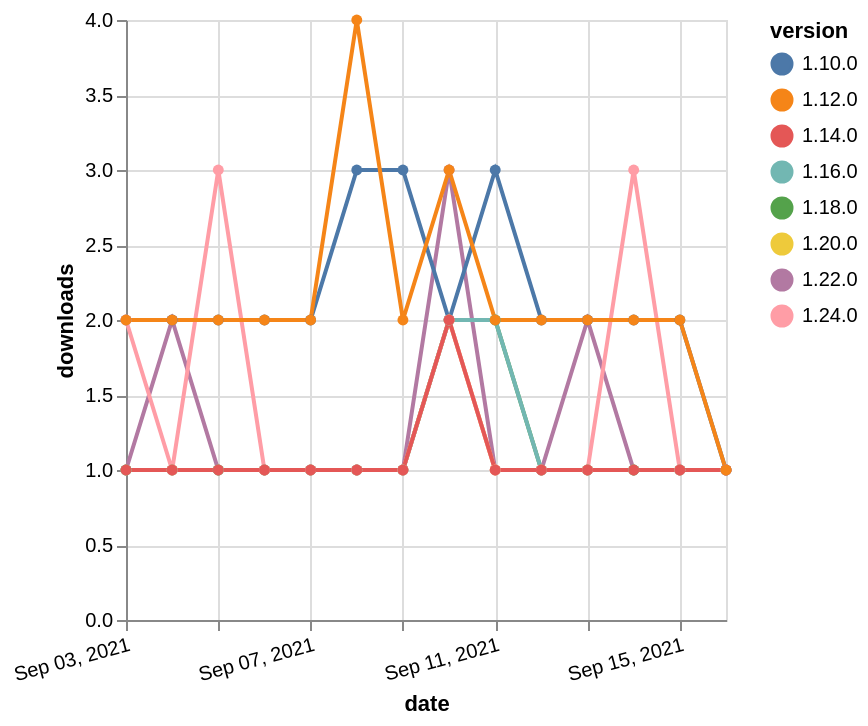

Write a Vega-Lite specification for this figure.
### Vega-Lite specification from a JSON file in a GitHub repository (floating-point values rounded to 4 significant figures)
{"$schema": "https://vega.github.io/schema/vega-lite/v5.json", "description": "A simple bar chart with embedded data.", "data": {"values": [{"date": "2021-09-03", "total": 200, "delta": 1, "version": "1.18.0"}, {"date": "2021-09-04", "total": 201, "delta": 1, "version": "1.18.0"}, {"date": "2021-09-05", "total": 202, "delta": 1, "version": "1.18.0"}, {"date": "2021-09-06", "total": 203, "delta": 1, "version": "1.18.0"}, {"date": "2021-09-07", "total": 204, "delta": 1, "version": "1.18.0"}, {"date": "2021-09-08", "total": 205, "delta": 1, "version": "1.18.0"}, {"date": "2021-09-09", "total": 206, "delta": 1, "version": "1.18.0"}, {"date": "2021-09-10", "total": 208, "delta": 2, "version": "1.18.0"}, {"date": "2021-09-11", "total": 210, "delta": 2, "version": "1.18.0"}, {"date": "2021-09-12", "total": 211, "delta": 1, "version": "1.18.0"}, {"date": "2021-09-13", "total": 212, "delta": 1, "version": "1.18.0"}, {"date": "2021-09-14", "total": 213, "delta": 1, "version": "1.18.0"}, {"date": "2021-09-15", "total": 214, "delta": 1, "version": "1.18.0"}, {"date": "2021-09-16", "total": 215, "delta": 1, "version": "1.18.0"}, {"date": "2021-09-03", "total": 206, "delta": 1, "version": "1.22.0"}, {"date": "2021-09-04", "total": 208, "delta": 2, "version": "1.22.0"}, {"date": "2021-09-05", "total": 209, "delta": 1, "version": "1.22.0"}, {"date": "2021-09-06", "total": 210, "delta": 1, "version": "1.22.0"}, {"date": "2021-09-07", "total": 211, "delta": 1, "version": "1.22.0"}, {"date": "2021-09-08", "total": 212, "delta": 1, "version": "1.22.0"}, {"date": "2021-09-09", "total": 213, "delta": 1, "version": "1.22.0"}, {"date": "2021-09-10", "total": 216, "delta": 3, "version": "1.22.0"}, {"date": "2021-09-11", "total": 217, "delta": 1, "version": "1.22.0"}, {"date": "2021-09-12", "total": 218, "delta": 1, "version": "1.22.0"}, {"date": "2021-09-13", "total": 220, "delta": 2, "version": "1.22.0"}, {"date": "2021-09-14", "total": 221, "delta": 1, "version": "1.22.0"}, {"date": "2021-09-15", "total": 222, "delta": 1, "version": "1.22.0"}, {"date": "2021-09-16", "total": 223, "delta": 1, "version": "1.22.0"}, {"date": "2021-09-03", "total": 2388, "delta": 2, "version": "1.10.0"}, {"date": "2021-09-04", "total": 2390, "delta": 2, "version": "1.10.0"}, {"date": "2021-09-05", "total": 2392, "delta": 2, "version": "1.10.0"}, {"date": "2021-09-06", "total": 2394, "delta": 2, "version": "1.10.0"}, {"date": "2021-09-07", "total": 2396, "delta": 2, "version": "1.10.0"}, {"date": "2021-09-08", "total": 2399, "delta": 3, "version": "1.10.0"}, {"date": "2021-09-09", "total": 2402, "delta": 3, "version": "1.10.0"}, {"date": "2021-09-10", "total": 2404, "delta": 2, "version": "1.10.0"}, {"date": "2021-09-11", "total": 2407, "delta": 3, "version": "1.10.0"}, {"date": "2021-09-12", "total": 2409, "delta": 2, "version": "1.10.0"}, {"date": "2021-09-13", "total": 2411, "delta": 2, "version": "1.10.0"}, {"date": "2021-09-14", "total": 2413, "delta": 2, "version": "1.10.0"}, {"date": "2021-09-15", "total": 2415, "delta": 2, "version": "1.10.0"}, {"date": "2021-09-16", "total": 2416, "delta": 1, "version": "1.10.0"}, {"date": "2021-09-03", "total": 183, "delta": 1, "version": "1.20.0"}, {"date": "2021-09-04", "total": 184, "delta": 1, "version": "1.20.0"}, {"date": "2021-09-05", "total": 185, "delta": 1, "version": "1.20.0"}, {"date": "2021-09-06", "total": 186, "delta": 1, "version": "1.20.0"}, {"date": "2021-09-07", "total": 187, "delta": 1, "version": "1.20.0"}, {"date": "2021-09-08", "total": 188, "delta": 1, "version": "1.20.0"}, {"date": "2021-09-09", "total": 189, "delta": 1, "version": "1.20.0"}, {"date": "2021-09-10", "total": 191, "delta": 2, "version": "1.20.0"}, {"date": "2021-09-11", "total": 192, "delta": 1, "version": "1.20.0"}, {"date": "2021-09-12", "total": 193, "delta": 1, "version": "1.20.0"}, {"date": "2021-09-13", "total": 194, "delta": 1, "version": "1.20.0"}, {"date": "2021-09-14", "total": 195, "delta": 1, "version": "1.20.0"}, {"date": "2021-09-15", "total": 196, "delta": 1, "version": "1.20.0"}, {"date": "2021-09-16", "total": 197, "delta": 1, "version": "1.20.0"}, {"date": "2021-09-03", "total": 214, "delta": 1, "version": "1.16.0"}, {"date": "2021-09-04", "total": 215, "delta": 1, "version": "1.16.0"}, {"date": "2021-09-05", "total": 216, "delta": 1, "version": "1.16.0"}, {"date": "2021-09-06", "total": 217, "delta": 1, "version": "1.16.0"}, {"date": "2021-09-07", "total": 218, "delta": 1, "version": "1.16.0"}, {"date": "2021-09-08", "total": 219, "delta": 1, "version": "1.16.0"}, {"date": "2021-09-09", "total": 220, "delta": 1, "version": "1.16.0"}, {"date": "2021-09-10", "total": 222, "delta": 2, "version": "1.16.0"}, {"date": "2021-09-11", "total": 224, "delta": 2, "version": "1.16.0"}, {"date": "2021-09-12", "total": 225, "delta": 1, "version": "1.16.0"}, {"date": "2021-09-13", "total": 226, "delta": 1, "version": "1.16.0"}, {"date": "2021-09-14", "total": 227, "delta": 1, "version": "1.16.0"}, {"date": "2021-09-15", "total": 228, "delta": 1, "version": "1.16.0"}, {"date": "2021-09-16", "total": 229, "delta": 1, "version": "1.16.0"}, {"date": "2021-09-03", "total": 124, "delta": 2, "version": "1.24.0"}, {"date": "2021-09-04", "total": 125, "delta": 1, "version": "1.24.0"}, {"date": "2021-09-05", "total": 128, "delta": 3, "version": "1.24.0"}, {"date": "2021-09-06", "total": 129, "delta": 1, "version": "1.24.0"}, {"date": "2021-09-07", "total": 130, "delta": 1, "version": "1.24.0"}, {"date": "2021-09-08", "total": 131, "delta": 1, "version": "1.24.0"}, {"date": "2021-09-09", "total": 132, "delta": 1, "version": "1.24.0"}, {"date": "2021-09-10", "total": 134, "delta": 2, "version": "1.24.0"}, {"date": "2021-09-11", "total": 135, "delta": 1, "version": "1.24.0"}, {"date": "2021-09-12", "total": 136, "delta": 1, "version": "1.24.0"}, {"date": "2021-09-13", "total": 137, "delta": 1, "version": "1.24.0"}, {"date": "2021-09-14", "total": 140, "delta": 3, "version": "1.24.0"}, {"date": "2021-09-15", "total": 141, "delta": 1, "version": "1.24.0"}, {"date": "2021-09-16", "total": 142, "delta": 1, "version": "1.24.0"}, {"date": "2021-09-03", "total": 264, "delta": 1, "version": "1.14.0"}, {"date": "2021-09-04", "total": 265, "delta": 1, "version": "1.14.0"}, {"date": "2021-09-05", "total": 266, "delta": 1, "version": "1.14.0"}, {"date": "2021-09-06", "total": 267, "delta": 1, "version": "1.14.0"}, {"date": "2021-09-07", "total": 268, "delta": 1, "version": "1.14.0"}, {"date": "2021-09-08", "total": 269, "delta": 1, "version": "1.14.0"}, {"date": "2021-09-09", "total": 270, "delta": 1, "version": "1.14.0"}, {"date": "2021-09-10", "total": 272, "delta": 2, "version": "1.14.0"}, {"date": "2021-09-11", "total": 273, "delta": 1, "version": "1.14.0"}, {"date": "2021-09-12", "total": 274, "delta": 1, "version": "1.14.0"}, {"date": "2021-09-13", "total": 275, "delta": 1, "version": "1.14.0"}, {"date": "2021-09-14", "total": 276, "delta": 1, "version": "1.14.0"}, {"date": "2021-09-15", "total": 277, "delta": 1, "version": "1.14.0"}, {"date": "2021-09-16", "total": 278, "delta": 1, "version": "1.14.0"}, {"date": "2021-09-03", "total": 2460, "delta": 2, "version": "1.12.0"}, {"date": "2021-09-04", "total": 2462, "delta": 2, "version": "1.12.0"}, {"date": "2021-09-05", "total": 2464, "delta": 2, "version": "1.12.0"}, {"date": "2021-09-06", "total": 2466, "delta": 2, "version": "1.12.0"}, {"date": "2021-09-07", "total": 2468, "delta": 2, "version": "1.12.0"}, {"date": "2021-09-08", "total": 2472, "delta": 4, "version": "1.12.0"}, {"date": "2021-09-09", "total": 2474, "delta": 2, "version": "1.12.0"}, {"date": "2021-09-10", "total": 2477, "delta": 3, "version": "1.12.0"}, {"date": "2021-09-11", "total": 2479, "delta": 2, "version": "1.12.0"}, {"date": "2021-09-12", "total": 2481, "delta": 2, "version": "1.12.0"}, {"date": "2021-09-13", "total": 2483, "delta": 2, "version": "1.12.0"}, {"date": "2021-09-14", "total": 2485, "delta": 2, "version": "1.12.0"}, {"date": "2021-09-15", "total": 2487, "delta": 2, "version": "1.12.0"}, {"date": "2021-09-16", "total": 2488, "delta": 1, "version": "1.12.0"}]}, "width": "container", "mark": {"type": "line", "point": {"filled": true}}, "encoding": {"x": {"field": "date", "type": "temporal", "timeUnit": "yearmonthdate", "title": "date", "axis": {"labelAngle": -15}}, "y": {"field": "delta", "type": "quantitative", "title": "downloads"}, "color": {"field": "version", "type": "nominal"}, "tooltip": {"field": "delta"}}}
